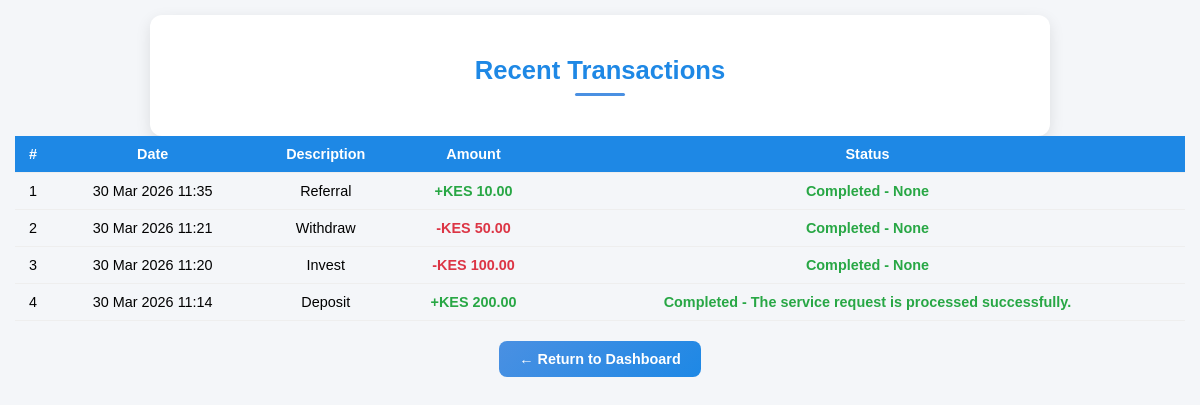
The app's page /finance/transactions/ (signed in) with its own data.
### finance/models.py (models this page shows, shortened)
class Transaction(models.Model):
    TRANSACTION_TYPES = [
        ('deposit', 'Deposit'),
        ('withdraw', 'Withdraw'),
        ('invest', 'Invest'),
        ('referral', 'Referral Bonus'),
        ('investment_return', 'Investment Return'),
    ]
    STATUS_TYPES = [
        ('pending', 'Pending'),
        ('completed', 'Completed'),
        ('failed', 'Failed'),
    ]
    user = models.ForeignKey(
        settings.AUTH_USER_MODEL,
        on_delete=models.CASCADE,
        null=True,
        blank=True
    )
    amount = models.DecimalField(max_digits=20, decimal_places=2)
    checkout_id = models.CharField(max_length=100, unique=True)
    mpesa_code = models.CharField(max_length=100, unique=True, null=True, blank=True)
    conversation_id = models.CharField(max_length=100, null=True, blank=True)
    originator_conversation_id = models.CharField(max_length=100, null=True, blank=True)
    phone_number = models.CharField(max_length=15, null=True, blank=True)
    status = models.CharField(
        max_length=20,
        choices=STATUS_TYPES,
        default='pending'
    )
    tx_type = models.CharField(
        max_length=20,
        choices=TRANSACTION_TYPES,
        default='deposit'
    )
    reference_user = models.ForeignKey(
        settings.AUTH_USER_MODEL,
        on_delete=models.SET_NULL,
        null=True,
        blank=True,
        related_name="referral_source"
    )
    result_desc = models.TextField(null=True, blank=True)
    timestamp = models.DateTimeField(auto_now_add=True)
    completed_at = models.DateTimeField(null=True, blank=True)

### finance/views.py (the view)
# urls.py: path('transactions/', views.transactions, name='transactions'),
@login_required
def transactions(request):
    user = request.user
    transactions = Transaction.objects.filter(user=user).order_by('-timestamp')
    return render(request, 'finance/transactions.html', {'transactions': transactions})

### finance/templates/finance/transactions.html (shortened to what this page needs)
{% load static %}
{% load tz %}
<!DOCTYPE html>
<html lang="en">
<head>
<link rel="stylesheet" href="{% static 'styles/transaction.css' %}">
</head>
<body>
<div class="container">
    <h2>Recent Transactions</h2>
</div>
<div class="table-wrapper">
    <table>
        <thead>
            <tr>
                <th>#</th>
                <th>Date</th>
                <th>Description</th>
                <th>Amount</th>
                <th>Status</th>
            </tr>
        </thead>
<tbody>
{% for tx in transactions %}
    <tr>
        <td>{{ forloop.counter }}</td>
        <td>{{ tx.timestamp|localtime|date:"d M Y H:i" }}</td>
        <td>{{ tx.tx_type|title }}</td>
        <td class="
            {% if tx.tx_type|lower == 'deposit' or tx.tx_type|lower == 'referral' or tx.tx_type|lower == 'investment_return' %}
                credit
            {% else %}
                debit
            {% endif %}
        ">
            {% if tx.tx_type|lower == 'deposit' or tx.tx_type|lower == 'referral' or tx.tx_type|lower == 'investment_return' %}
                +KES {{ tx.amount }}
            {% else %}
                -KES {{ tx.amount }}
            {% endif %}
        </td>
        <td
            class="tx-status
            {% if tx.status == 'completed' %}success
            {% elif tx.status == 'failed' %}failed
            {% else %}pending{% endif %}"
            data-checkout="{{ tx.checkout_id }}"
        >
            {{ tx.status|title }} - {{ tx.result_desc }}
        </td>
    </tr>
{% empty %}
    <tr>
        <td colspan="5">No transactions yet</td>
    </tr>
{% endfor %}
</tbody>
    </table>
</div>
<div class="return-dashboard">
    <a href="{% url 'user:dashboard' %}" class="btn-dashboard">← Return to Dashboard</a>
</div>
</body>
</html>

### static/styles/transaction.css (style rules this page uses)
* { box-sizing: border-box; }
body { font-family: Arial, sans-serif; background: #f4f6f9; margin: 0; padding: 15px; }
.container { width: 100%; max-width: 900px; margin: auto; background: white; padding: 20px 15px; border-radius: 12px; box-shadow: 0 5px 15px rgba(0, 0, 0, 0.1); }
h2 { text-align: center; margin-bottom: 20px; font-size: 1.6rem; color: #1e88e5; }
h2::after { content: ''; display: block; width: 50px; height: 3px; background: #4a90e2; margin: 8px auto 0; border-radius: 2px; }
.table-wrapper { width: 100%; overflow-x: auto; -webkit-overflow-scrolling: touch; }
table { width: 100%; border-collapse: collapse; min-width: 600px; }
th, td { padding: 10px 8px; text-align: center; border-bottom: 1px solid #eee; font-size: 0.9rem; }
th { background: #1e88e5; color: white; font-weight: 600; }
.credit { color: #28a745; font-weight: bold; }
.debit { color: #dc3545; font-weight: bold; }
.success { color: #28a745; font-weight: bold; }
.return-dashboard { margin-top: 20px; text-align: center; }
.btn-dashboard { display: inline-block; padding: 10px 20px; background: linear-gradient(135deg, #4a90e2, #1e88e5); color: white; text-decoration: none; border-radius: 8px; font-size: 0.9rem; font-weight: 600; }

### records on screen
Transaction: timestamp "30 Mar 2026 11:35", tx_type "Referral", amount "10.00", status "Completed", result_desc "None"
Transaction: timestamp "30 Mar 2026 11:21", tx_type "Withdraw", amount "50.00", status "Completed", result_desc "None"
Transaction: timestamp "30 Mar 2026 11:20", tx_type "Invest", amount "100.00", status "Completed", result_desc "None"
Transaction: timestamp "30 Mar 2026 11:14", tx_type "Deposit", amount "200.00", status "Completed", result_desc "The service request is processed successfully."
